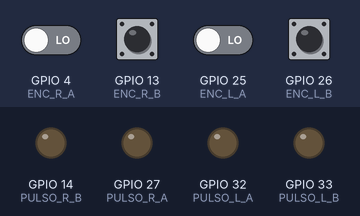
A sketch run on a simulated ESP32. On the bench: output pins drawn as LEDs (lit = HIGH). The test bench sets the inputs (shaded band); at power-on: GPIO 13 (ENC_R_B), GPIO 26 (ENC_L_B) HIGH, GPIO 4 (ENC_R_A), GPIO 25 (ENC_L_A) LOW. What the sketch prints to the serial monitor is not drawn.

Above: at 0.1 s.
At 3.3 s:
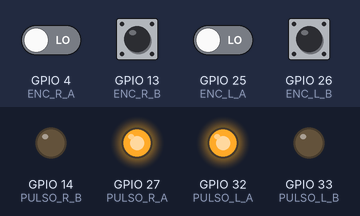
Timing chart, 0 to 4.8 s (numbered marks = the images above):
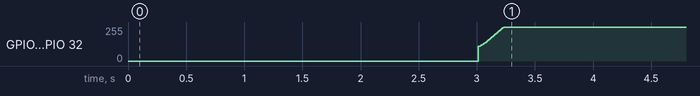

Measured:
- by itself, GPIO 27 (PULSO_R_A), GPIO 32 (PULSO_L_A): moves from 0/255 to 255/255 over 0.22 s

The sketch:

tarea5.ino
```cpp
#include <Arduino.h>
#include <math.h>

// ==========================================
// 1. PINES
#define ENC_L_A 25
#define ENC_L_B 26
#define PULSO_L_A 32    // PWM IN1
#define PULSO_L_B 33    // PWM IN2

#define ENC_R_A 4
#define ENC_R_B 13
#define PULSO_R_A 27    // PWM IN3
#define PULSO_R_B 14    // PWM IN4

// ==========================================
// 2. CONSTANTES FÍSICAS
const float R = 0.0325;
const float L = 0.197;
const float N_VUELTA = 1680.0;
const float Ts = 0.01;

// ==========================================
// 3. PID
float Kp_vel = 0.17;
float Ki_vel = 2.0;
float Kd_vel = 0.005;

// Variables internas PID
float err_sum_L = 0, last_err_L = 0;
float err_sum_R = 0, last_err_R = 0;
// Filtro derivativo
float derivada_filtrada_L = 0;
float derivada_filtrada_R = 0;
float alpha = 0.85;

// ==========================================
// 4. VARIABLES GLOBALES
volatile long counts_L = 0;
volatile long counts_R = 0;
long prev_counts_L = 0;
long prev_counts_R = 0;

double x_pos = 0.0;
double y_pos = 0.0;
double theta = 0.0;

// Trayectoria Cuadrado 0.5x0.5m
float pathX[] = {0.0, 0.5, 0.5, 0.0, 0.0};
float pathY[] = {0.0, 0.0, 0.5, 0.5, 0.0};
int currentPoint = 1;
int totalPoints = 5;

bool robot_activo = false;
volatile bool flag_control = false;
hw_timer_t *timer = NULL;
const int MAX_PWM = 1023;

// ==========================================
// 5. INTERRUPCIONES
void IRAM_ATTR isr_L_A() {
  if (digitalRead(ENC_L_A) == digitalRead(ENC_L_B)) counts_L++; else counts_L--;
}
void IRAM_ATTR isr_L_B() {
  if (digitalRead(ENC_L_A) == digitalRead(ENC_L_B)) counts_L--; else counts_L++;
}
void IRAM_ATTR isr_R_A() {
  if (digitalRead(ENC_R_A) == digitalRead(ENC_R_B)) counts_R++; else counts_R--;
}
void IRAM_ATTR isr_R_B() {
  if (digitalRead(ENC_R_A) == digitalRead(ENC_R_B)) counts_R--; else counts_R++;
}

// ==========================================
// 6. FUNCIONES AUXILIARES
double normalizeAngle(double angle) {
  while (angle > PI) angle -= 2 * PI;
  while (angle < -PI) angle += 2 * PI;
  return angle;
}

void setMotor(int pinA, int pinB, double pwm) {
  if (pwm > MAX_PWM) pwm = MAX_PWM;
  if (pwm < -MAX_PWM) pwm = -MAX_PWM;

  // Zona muerta
  if (abs(pwm) < 40) pwm = 0;

  if (pwm >= 0) {
    ledcWrite(pinA, (int)pwm);
    ledcWrite(pinB, 0);
  } else {
    ledcWrite(pinA, 0);
    ledcWrite(pinB, (int)-pwm);
  }
}

// PID con filtro en la derivada
double computePID(float ref, float med, float &err_sum, float &last_err, float &der_filt) {
  float error = ref - med;

  // Derivada filtrada
  float dev = (error - last_err) / Ts;
  der_filt = alpha * der_filt + (1.0 - alpha) * dev;

  // Integral con anti-windup
  err_sum += error * Ts;
  if (err_sum > 4000) err_sum = 4000;
  if (err_sum < -4000) err_sum = -4000;

  double u = Kp_vel * error + Ki_vel * err_sum + Kd_vel * der_filt;

  last_err = error;
  return u;
}

// ==========================================
// 7. CONTROL PRINCIPAL
void ejecutarControl() {
  if (!robot_activo) return;

  // ODOMETRÍA
  long d_counts_L = counts_L - prev_counts_L;
  long d_counts_R = counts_R - prev_counts_R;
  prev_counts_L = counts_L;
  prev_counts_R = counts_R;

  double ds_L = (2.0 * PI * R * d_counts_L) / N_VUELTA;
  double ds_R = (2.0 * PI * R * d_counts_R) / N_VUELTA;
  double ds = (ds_R + ds_L) / 2.0;
  double dtheta = (ds_R - ds_L) / L;

  x_pos += ds * cos(theta + dtheta / 2.0);
  y_pos += ds * sin(theta + dtheta / 2.0);
  theta += dtheta;
  theta = normalizeAngle(theta);

  // NAVEGACIÓN
  float v_ref = 0.0;
  float w_ref = 0.0;

  if (currentPoint < totalPoints) {
    double dx = pathX[currentPoint] - x_pos;
    double dy = pathY[currentPoint] - y_pos;
    double dist_error = sqrt(dx*dx + dy*dy);

    if (dist_error < 0.05) { // Llegada al punto (5cm tolerancia)
      currentPoint++;
      // Resetear integrales
      err_sum_L = 0; err_sum_R = 0;
      // Parada breve
      setMotor(PULSO_L_A, PULSO_L_B, 0);
      setMotor(PULSO_R_A, PULSO_R_B, 0);
      return;
    }

    double angle_target = atan2(dy, dx);
    double angle_error = normalizeAngle(angle_target - theta);

    if (abs(angle_error) > 0.2) {
       v_ref = 0.0;
       // Giro proporcional
       w_ref = 3.0 * angle_error;

       // Saturar giro
       if (w_ref > 2.0) w_ref = 2.0;
       if (w_ref < -2.0) w_ref = -2.0;

    } else {
       // AVANZAR Y CORREGIR SUAVEMENTE
       v_ref = 0.20;
       w_ref = 1.5 * angle_error;
    }
  } else {
    // FIN
    setMotor(PULSO_L_A, PULSO_L_B, 0);
    setMotor(PULSO_R_A, PULSO_R_B, 0);
    robot_activo = false;
    return;
  }

  // CINEMÁTICA
  double v_wheel_R = v_ref + w_ref * (L / 2.0);
  double v_wheel_L = v_ref - w_ref * (L / 2.0);

  // REFERENCIA EN CUENTAS/SEGUNDO
  double ref_counts_R = (v_wheel_R / (2.0 * PI * R)) * N_VUELTA;
  double ref_counts_L = (v_wheel_L / (2.0 * PI * R)) * N_VUELTA;

  // MEDIDA REAL EN CUENTAS/SEGUNDO
  double vel_real_L = d_counts_L / Ts;
  double vel_real_R = d_counts_R / Ts;

  // LLAMADA A PID
  double pwm_L = computePID(ref_counts_L, vel_real_L, err_sum_L, last_err_L, derivada_filtrada_L);
  double pwm_R = computePID(ref_counts_R, vel_real_R, err_sum_R, last_err_R, derivada_filtrada_R);

  setMotor(PULSO_L_A, PULSO_L_B, pwm_L);
  setMotor(PULSO_R_A, PULSO_R_B, pwm_R);
}

void IRAM_ATTR onTimer() {
  flag_control = true;
}

// ==========================================
// 8. SETUP
void setup() {
  Serial.begin(115200);

  ledcAttach(PULSO_L_A, 1000, 10); ledcAttach(PULSO_L_B, 1000, 10);
  ledcAttach(PULSO_R_A, 1000, 10); ledcAttach(PULSO_R_B, 1000, 10);

  pinMode(ENC_L_A, INPUT); pinMode(ENC_L_B, INPUT);
  pinMode(ENC_R_A, INPUT); pinMode(ENC_R_B, INPUT);

  attachInterrupt(digitalPinToInterrupt(ENC_L_A), isr_L_A, CHANGE);
  attachInterrupt(digitalPinToInterrupt(ENC_L_B), isr_L_B, CHANGE);
  attachInterrupt(digitalPinToInterrupt(ENC_R_A), isr_R_A, CHANGE);
  attachInterrupt(digitalPinToInterrupt(ENC_R_B), isr_R_B, CHANGE);

  Serial.println("ESPERANDO 3 SEGUNDOS...");
  delay(3000);

  noInterrupts();
  counts_L = 0; counts_R = 0;
  prev_counts_L = 0; prev_counts_R = 0;
  interrupts();

  robot_activo = true;
  timer = timerBegin(1000000);
  timerAttachInterrupt(timer, &onTimer);
  timerAlarm(timer, 10000, true, 0);
}

void loop() {
  if (flag_control) {
    flag_control = false;
    ejecutarControl();
  }
}
```
